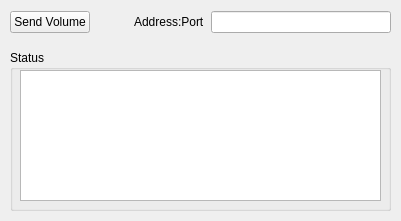
<?xml version="1.0" encoding="UTF-8"?>
<ui version="4.0">
 <class>VolumeClientWidget</class>
 <widget class="QWidget" name="VolumeClientWidget">
  <property name="geometry">
   <rect>
    <x>0</x>
    <y>0</y>
    <width>401</width>
    <height>221</height>
   </rect>
  </property>
  <property name="windowTitle">
   <string>Form</string>
  </property>
  <widget class="QWidget" name="gridLayoutWidget">
   <property name="geometry">
    <rect>
     <x>10</x>
     <y>10</y>
     <width>381</width>
     <height>24</height>
    </rect>
   </property>
   <layout class="QGridLayout" name="gridLayout">
    <item row="0" column="0">
     <widget class="QPushButton" name="sendVolumeButton">
      <property name="text">
       <string>Send Volume</string>
      </property>
      <property name="checkable">
       <bool>false</bool>
      </property>
     </widget>
    </item>
    <item row="0" column="2">
     <widget class="QLabel" name="addrPortLabel">
      <property name="text">
       <string>Address:Port</string>
      </property>
     </widget>
    </item>
    <item row="0" column="3">
     <widget class="QLineEdit" name="addrPortLineEdit">
      <property name="minimumSize">
       <size>
        <width>180</width>
        <height>0</height>
       </size>
      </property>
      <property name="readOnly">
       <bool>true</bool>
      </property>
     </widget>
    </item>
    <item row="0" column="1">
     <spacer name="horizontalSpacer">
      <property name="orientation">
       <enum>Qt::Horizontal</enum>
      </property>
      <property name="sizeHint" stdset="0">
       <size>
        <width>20</width>
        <height>20</height>
       </size>
      </property>
     </spacer>
    </item>
   </layout>
  </widget>
  <widget class="QGroupBox" name="statusGroupBox">
   <property name="geometry">
    <rect>
     <x>10</x>
     <y>50</y>
     <width>381</width>
     <height>161</height>
    </rect>
   </property>
   <property name="title">
    <string>Status</string>
   </property>
   <property name="flat">
    <bool>false</bool>
   </property>
   <property name="checkable">
    <bool>false</bool>
   </property>
   <widget class="QPlainTextEdit" name="statusTextEdit">
    <property name="geometry">
     <rect>
      <x>10</x>
      <y>20</y>
      <width>361</width>
      <height>131</height>
     </rect>
    </property>
    <property name="readOnly">
     <bool>true</bool>
    </property>
    <property name="backgroundVisible">
     <bool>false</bool>
    </property>
   </widget>
  </widget>
 </widget>
 <resources/>
 <connections/>
</ui>
